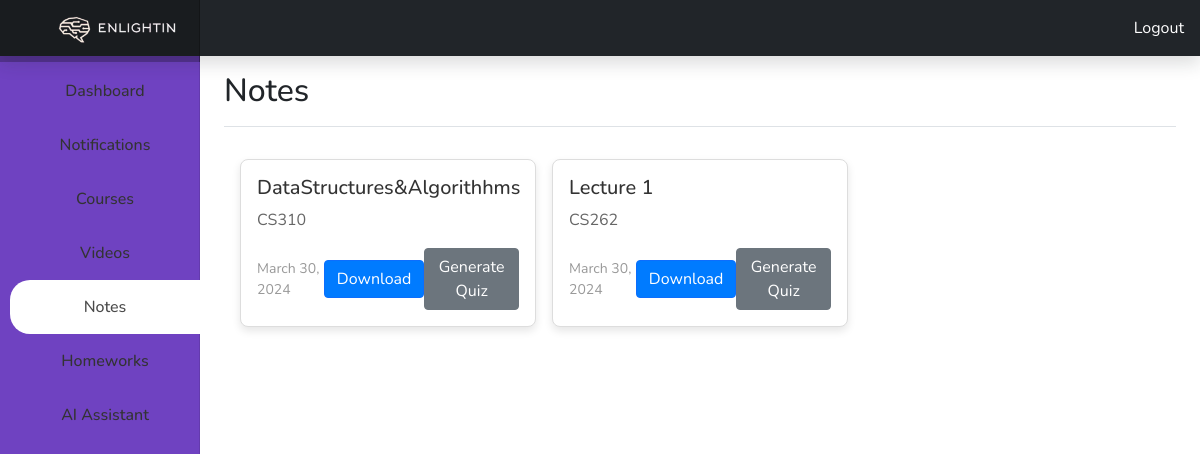
The page /dashboard/notes (signed in) on the database its author committed.
### Simple_LMS/models.py (models this page shows, shortened)
class Note(Model):
    name = models.CharField(max_length=100)
    course = models.ForeignKey(Course, on_delete=models.CASCADE)
    file = models.FileField(upload_to='uploads/notes')
    is_active = models.BooleanField(default=True)
    upload_date = models.DateField(auto_now_add=True)

class Course(Model):
    name = models.CharField(max_length=50)
    is_active = models.BooleanField(default=True)
    def __str__(self):
        return self.name

### Simple_LMS/views.py (the view)
# urls.py: path('dashboard/notes', views.NotesPageView.as_view(), name='notes'),
class NotesPageView(LoginRequiredMixin, TemplateView):
    login_url = 'login'
    template_name = 'notes.html'
    def get(self, request):
        notes = Note.objects.prefetch_related('course')\
                            .filter(course__enrolls__student=request.user)\
                            .order_by('-id')
        return render(request, self.template_name, {'notes': notes})

### templates/notes.html (shortened to what this page needs)
{% load static %}
<!DOCTYPE html>
<html lang="en">
<head>
    <link href="{% static 'assets/css/bootstrap.min.css' %}" rel="stylesheet"/>
    <link href="{% static 'css/dashboard.css' %}" rel="stylesheet"/>
</head>
<body>
<header
        class="navbar navbar-dark sticky-top bg-dark flex-md-nowrap p-0 shadow"
>
<a class="navbar-brand col-md-3 col-lg-2 me-0 px-3" href="/dashboard">
    <img src="{% static 'img/logo1.png' %}" alt="Logo" height="43">
</a>
    <div class="navbar-nav">
        <div class="nav-item text-nowrap">
            <a class="nav-link px-3" href="/logout">Logout</a>
        </div>
    </div>
</header>
<div class="container-fluid">
    <div class="row">
        {% include "sidebar.html" %}
        <main class="col-md-9 ms-sm-auto col-lg-10 px-md-4">
            <div class="d-flex justify-content-between flex-wrap flex-md-nowrap align-items-center pt-3 pb-2 mb-3 border-bottom">
                <h1 class="h2">Notes</h1>
            </div>
            <div class="notes-grid">
                {% for note in notes %}
                    <div class="note-card">
                        <div class="note-content">
                            <h5 class="note-title">{{ note.name }}</h5>
                            <p class="note-course">{{ note.course }}</p>
                            <div class="note-meta">
                                <span class="note-date">{{ note.upload_date }}</span>
                                <a href="{{ note.file.url }}" class="btn btn-primary note-download">Download</a>
                                <a href="{% url 'generate_quiz' note.id %}" class="btn btn-secondary note-quiz">Generate Quiz</a>
                            </div>
                        </div>
                    </div>
                {% endfor %}
            </div>
        </main>
    </div>
</div>
</body>
</html>

### static/css/dashboard.css (style rules this page uses)
body { font-size: .875rem; }
.navbar-brand { padding-top: .75rem; padding-bottom: .75rem; background-color: rgba(0, 0, 0, .25); box-shadow: inset -1px 0 0 rgba(0, 0, 0, .25); }

### templates/notes.html (style rules this page uses)
.navbar-brand img { max-height: 200%; width: auto; object-fit: contain; }
.navbar { height: 56px; padding-top: 0; padding-bottom: 0; }
.navbar-brand { padding-top: 0px; padding-bottom: 0px; }
.notes-grid { display: grid; grid-template-columns: repeat(auto-fill, minmax(250px, 1fr)); gap: 1rem; padding: 1rem; }
.note-card { background-color: #fff; border: 1px solid #ddd; border-radius: 0.5rem; overflow: hidden; box-shadow: 0 4px 8px rgba(0,0,0,0.1); transition: box-shadow 0.3s ease; }
.note-content { padding: 1rem; }
.note-title { font-size: 1.25rem; color: #333; margin-bottom: 0.5rem; }
.note-course { font-size: 1rem; color: #666; margin-bottom: 1rem; }
.note-meta { display: flex; align-items: center; justify-content: space-between; font-size: 0.875rem; }
.note-date { color: #999; }
.note-download, .note-quiz { text-decoration: none; padding: 0.375rem 0.75rem; border-radius: 0.25rem; transition: background-color 0.15s ease-in-out; }
.note-download { color: #fff; background-color: #007bff; }
.note-quiz { color: #fff; background-color: #6c757d; }

### templates/sidebar.html (style rules this page uses)
body { font-family: "Nunito", sans-serif; }
.nav-item { position: relative; display: block; }
.nav-item a { position: relative; display: flex; flex-direction: row; align-items: center; justify-content: center; color: #fff; font-size: 1rem; padding: 15px 0; margin-left: 10px; border-top-left-radius: 20px; border-bottom-left-radius: 20px; color: #fff; }
.nav-link { font-size: 1.4rem; color: #fff; padding: 10px 15px; }

### rows shown on the page
Note: name "DataStructures&Algorithhms", course "CS310", upload_date "March 30, 2024"
Note: name "Lecture 1", course "CS262", upload_date "March 30, 2024"
